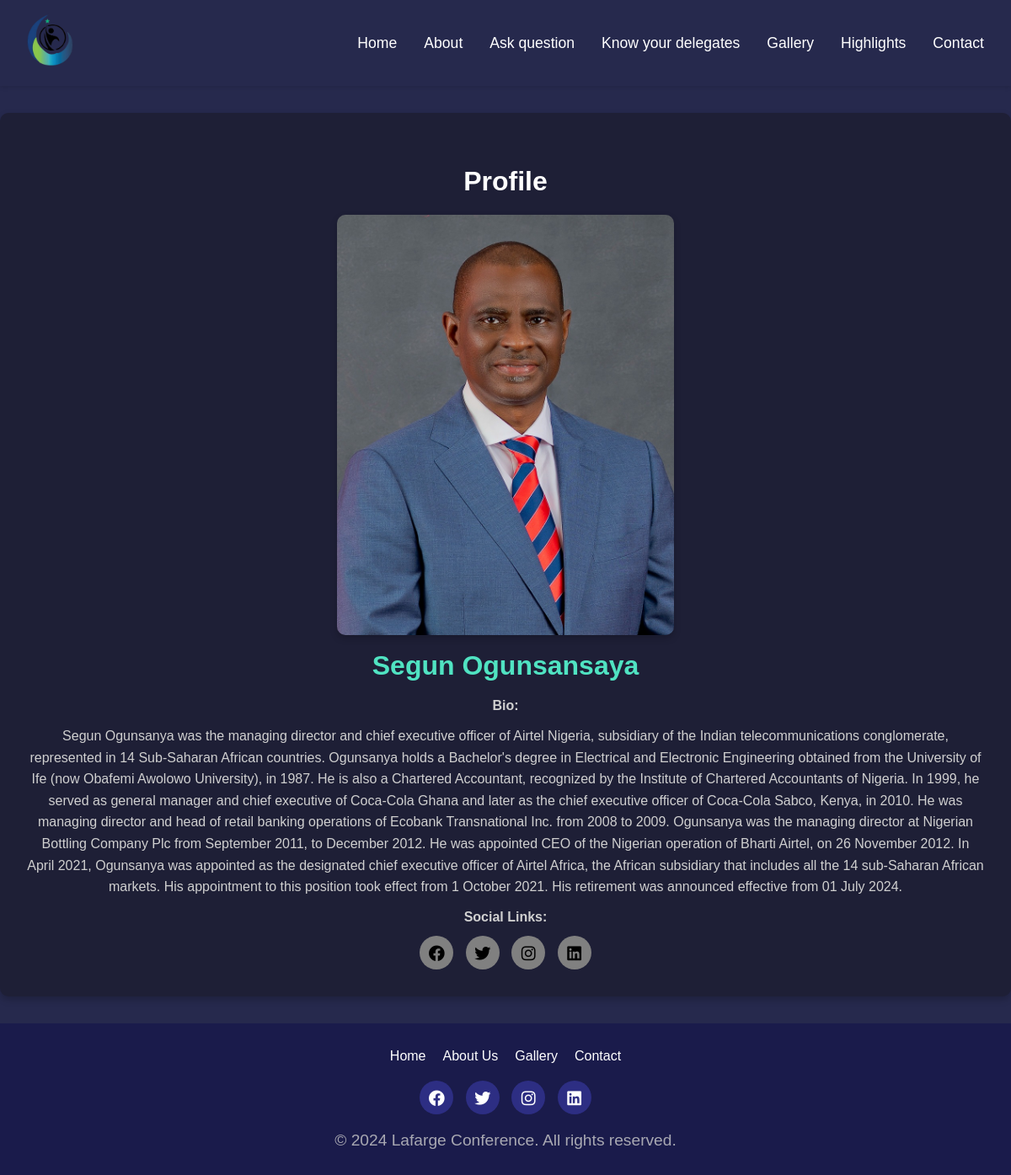
The page /speaker/1 on the database as committed earlier.
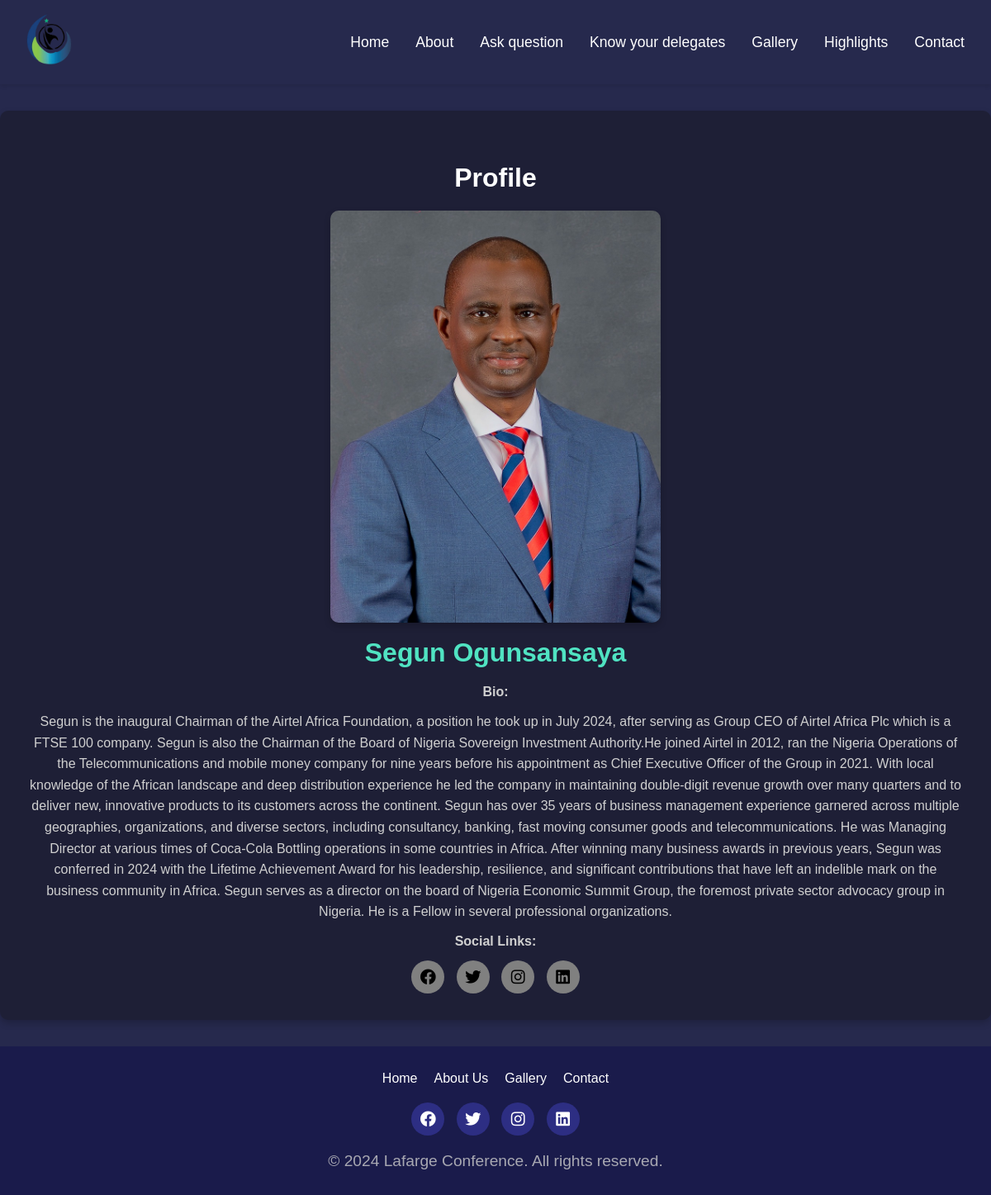
The same page on the database as committed later.
### tables this page shows
CREATE TABLE speakers (
            id INTEGER PRIMARY KEY AUTOINCREMENT,
            name TEXT NOT NULL,
            position TEXT NOT NULL,
            bio TEXT NOT NULL,
            image_url TEXT NOT NULL,
            facebook_url TEXT,
            twitter_url TEXT,
            linkedin_url TEXT
        );

### app.py (the view)
@app.route("/speaker/<int:speaker_id>")
def speaker_page(speaker_id):
    speaker = get_speaker_by_id(speaker_id)
    if not speaker:
        return "Speaker not found", 404
    return render_template("speaker.html", speaker=speaker)

### app.py (called while the page is built)
def get_speaker_by_id(speaker_id):
    with sqlite3.connect(DATABASE_FILE) as conn:
        cursor = conn.cursor()
        cursor.execute("SELECT * FROM speakers WHERE id = ?", (speaker_id,))
        row = cursor.fetchone()
        if row:
            return {
                "id": row[0],
                "name": row[1],
                "position": row[2],
                "bio": row[3],
                "image_url": row[4],
                "facebook_url": row[5],
                "twitter_url": row[6],
                "linkedin_url": row[7],
            }
    return None

### templates/speaker.html (shortened to what this page needs)
{% extends 'base.html' %}
{% block content %}
<section class="speaker-details">
    <div class="container">
        <h2>Profile</h2>
        <div class="grid-layout">
            <div class="image-container">
                <img src="{{ speaker.image_url }}" alt="{{ speaker.name }}">
            </div>
             <br>
            <div class="details-container">
                <h1>{{ speaker.name }}</h1>
                <p><strong>Bio:</strong></p>
                <p>{{ speaker.bio }}</p>
                <p><strong>Social Links:</strong></p>
                <div class="social-icons">
                    <a href="{{ speaker.facebook_url }}" target="_blank" rel="noopener noreferrer" style="background-color: grey"><i class="fab fa-facebook" style="color: black;"></i></a>
                    <a href="{{ speaker.twitter_url }}" target="_blank" rel="noopener noreferrer"  style="background-color: grey"><i class="fab fa-twitter" style="color: black;"></i></a>
                    <a href="{{ speaker.instagram_url }}" target="_blank" rel="noopener noreferrer"  style="background-color: grey"><i class="fab fa-instagram" style="color: black;"></i></a>
                    <a href="{{ speaker.linkedin_url }}" target="_blank" rel="noopener noreferrer"  style="background-color: grey"><i class="fab fa-linkedin" style="color: black;"></i></a>
                </div>
            </div>
        </div>
    </div>
</section>
{% endblock %}

### templates/base.html (shortened to what this page needs)
<!DOCTYPE html>
<html lang="en">
<head>
    <link rel="stylesheet" href="/static/css/styles.css">
    <link rel="stylesheet" href="https://cdnjs.cloudflare.com/ajax/libs/font-awesome/5.15.4/css/all.min.css" />
</head>
<body>
    <nav class="navbar">
        <div class="container">
            <a href="/" class="logo" id="logo"><img src="/static/images/lafarge-conference-logo - Copy.png" alt=""></a>
            <ul class="nav-links">
                <li><a href="/">Home</a></li>
                <li><a href="/about">About</a></li>
                <li><a href="/ask">Ask question</a></li>
                <li><a href="/know_your_delegates">Know your delegates</a></li>
                <li class="dropdown">
                    <a href="#">Gallery</a>
                </li>
                <li><a href="/event-highlights">Highlights</a></li>
                <li><a href="/contact">Contact</a></li>
            </ul>
        </div>
    </nav>
    <main>
        {% block content %}{% endblock %}
    </main>
    <footer class="footer">
        <div class="footer-container">
            <nav>
                <ul class="footer-links">
                    <li><a href="/">Home</a></li>
                    <li><a href="/about">About Us</a></li>
                    <li><a href="/gallery">Gallery</a></li>
                    <li><a href="/contact">Contact</a></li>
                </ul>
            </nav>
            <div class="social-icons">
                <a href="https://facebook.com/lafargeafricaplc" target="_blank"><i class="fab fa-facebook"></i></a>
                <a href="https://twitter.com/lafarge_africa" target="_blank"><i class="fab fa-twitter"></i></a>
                <a href="https://www.instagram.com/lafarge__africa/" target="_blank"><i class="fab fa-instagram"></i></a>
                <a href="https://linkedin.com/company/lafargeafrica/" target="_blank"><i class="fab fa-linkedin"></i></a>
            </div>
            <div class="footer-credit">
                <p>&copy; 2024 Lafarge Conference. All rights reserved.</p>
            </div>
        </div>
    </footer>
</body>
</html>

### static/css/styles.css (style rules this page uses)
* { margin: 0; padding: 0; box-sizing: border-box; }
body, h2, h3, h4, div { margin: 0; padding: 0; box-sizing: border-box; font-family: "montserrat", sans-serif; }
body { background: #26294d; color: #fff; font-size: 20; }
h2, h3, h4 { line-height: 1.2; margin-bottom: 10px; }
body, .container, section { width: 100%; max-width: 100%; margin: 0 auto; }
#logo { width: 8%; }
.navbar { background-color: #26294d; color: #fff; padding: 1rem 2rem; position: sticky; top: 0; box-shadow: 0 2px 5px rgba(0, 0, 0, 0.1); z-index: 100; }
.navbar .container { display: flex; justify-content: space-between; align-items: center; }
.navbar .logo { font-size: 1.8rem; font-weight: bold; color: #22a04e; text-decoration: none; }
.container .logo { width: 15%; }
.navbar .nav-links { list-style: none; display: flex; gap: 2rem; }
.navbar .nav-links li { position: relative; }
.navbar .nav-links a { color: #fff; text-decoration: none; font-size: 1.1rem; transition: color 0.3s ease; }
h2 { text-align: center; margin-bottom: 20px; color: white; }
.speaker-details { padding: 1rem; text-align: center; }
.speaker-details p { font-size: 0.9rem; color: #777; }
h2 { font-size: 2rem; margin-top: 1rem; }
p { font-size: 1.2rem; margin-bottom: 2rem; color: #777; }
.footer { background-color: #1a1b4b; color: #fff; padding: 20px 0; text-align: center; font-family: Arial, sans-serif; }
.footer-container { max-width: 1200px; margin: 0 auto; }
.footer-links { list-style: none; padding: 0; margin: 10px 0 20px; display: flex; justify-content: center; gap: 20px; }
.footer-links li a { color: #fff; text-decoration: none; font-size: 1rem; transition: color 0.3s ease; }
.social-icons a { display: inline-flex; align-items: center; justify-content: center; width: 40px; height: 40px; margin: 0 5px; background-color: #2d2e83; color: #fff; border-radius: 50%; font-size: 1.2rem; text-decoration: none; transition: background-color 0.3s ease; }
.footer-credit { margin-top: 20px; font-size: 0.9rem; opacity: 0.8; }
h2 { text-align: center; margin-top: 30px; font-size: 2rem; }
p { text-align: center; margin: 10px auto; color: #ccc; }
.speaker-details { display: grid; grid-template-columns: repeat(auto-fit, minmax(300px, 1fr)); gap: 2rem; align-items: start; background: #1e1f36; color: #ffffff; padding: 2rem; border-radius: 10px; box-shadow: 0 4px 8px rgba(0, 0, 0, 0.2); margin: 2rem auto; max-width: 1200px; }
.speaker-details .image-container { display: flex; justify-content: center; align-items: center; }
.speaker-details .image-container img { width: 100%; max-width: 400px; border-radius: 10px; box-shadow: 0 4px 8px rgba(0, 0, 0, 0.2); }
.speaker-details h1 { font-size: 2rem; color: #50e3c2; margin-bottom: 1rem; }
.speaker-details p { font-size: 1rem; color: #d0d0d0; line-height: 1.6; }
.logo img { width: 60%; }

Rows that differ between the two databases and show on the page:
changed speakers "Segun Ogunsansaya": bio "Segun Ogunsanya was the managing director and chief executive officer of Airtel Nigeria, subsidiary of the Indian telecommunications conglomerate, represented in 14 Sub-Saharan African countries. Ogunsanya holds a Bachelor's degree in Electrical and Electronic Engineering obtained from the University of Ife (now Obafemi Awolowo University), in 1987. He is also a Chartered Accountant, recognized by the Institute of Chartered Accountants of Nigeria. In 1999, he served as general manager and chief executive of Coca-Cola Ghana and later as the chief executive officer of Coca-Cola Sabco, Kenya, in 2010. He was managing director and head of retail banking operations of Ecobank Transnational Inc.…" → "Segun is the inaugural Chairman of the Airtel Africa Foundation, a position he took up in July 2024, after serving as Group CEO of Airtel Africa Plc which is a FTSE 100 company. Segun is also the Chairman of the Board of Nigeria Sovereign Investment Authority.He joined Airtel in 2012, ran the Nigeria Operations of the Telecommunications and mobile money company for nine years before his appointment as Chief Executive Officer of the Group in 2021. With local knowledge of the African landscape and deep distribution experience he led the company in maintaining double-digit revenue growth over many quarters and to deliver new, innovative products to its customers across the continent. Segun has…"
